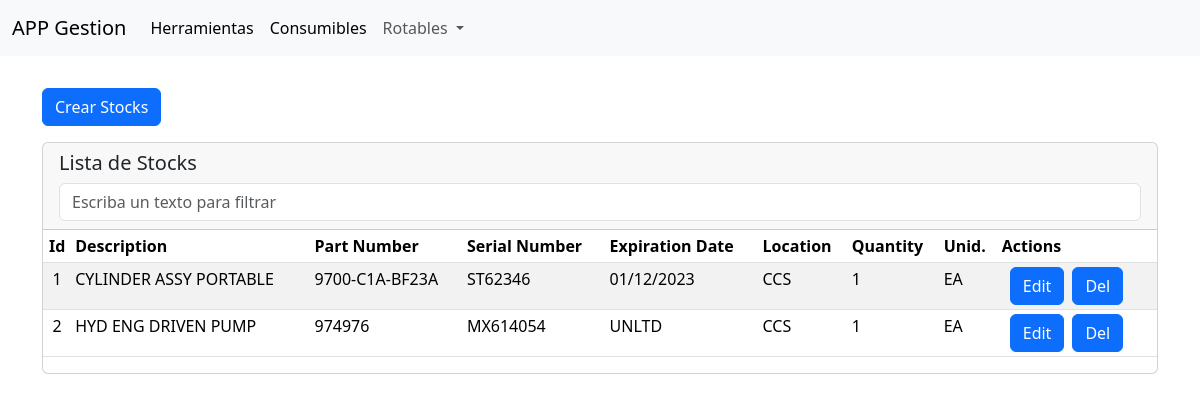
/stocks/stocks_list, run on the app's committed database.
### app/backend/models/rotables.py (models this page shows, shortened)
class BaseModel(db.Model):
    __abstract__ = True  # Esto indica que esta clase no debe crearse como tabla en la base de datos
    id = db.Column(db.Integer, primary_key=True)
    description = db.Column(db.String(128), nullable=True)
    part_num = db.Column(db.String(128), nullable=False)
    serial_num = db.Column(db.String(32), nullable=False)
    expiration_date = db.Column(db.String(16), nullable=False)
    location = db.Column(db.String(8), nullable=False)
    quantity = db.Column(db.String(8), nullable=True)
    type_quantity = db.Column(db.String(16), nullable=True)
    def to_dict(self):
        return {
            'id': self.id,
            'description': self.description,
            'part_num': self.part_num,
            'serial_num': self.serial_num,
            'expiration': self.expiration_date,
            'location': self.location,
            'quantity': self.quantity,
            'type_quantity': self.type_quantity,
        }

class Stock(BaseModel):
    __tablename__ = 'stocks'  # Nombre de la tabla en la base de datos

### app/backend/web_endpoints/rotables/routes_stock.py (the view)
@bp.route('/stocks_list', methods=['GET'])
def stocks_list():
    mgr = MgrdbRotablesStock()
    all_list = mgr.get_all()
    stocks_dict = [stock.to_dict() for stock in all_list]
    vargs = RotableVARGS()
    vargs.table_name = "Lista de Stocks"
    vargs.table_id = "table_stocks"
    vargs.search_box = "search_stocks"
    return render_template(
        'wp_stocks_list.html',
        datadict=stocks_dict,
        vargs=vargs,
        form_url="stocks.stocks_form",
        del_url="stocks.stocks_delete",
        type_rotable_tittle="Stocks"
    )

### app/backend/managers/MgrdbBase.py (called while the page is built)
    def get_all(self):
        return self.model.query.all()

### app/frontend/templates/wp_stocks_list.html (shortened to what this page needs)
{% extends 'base.html' %}
{% from 'macro_stocks.jinja2' import macro_list_stocks_model with context %}
{% from 'macro_buttons.jinja2' import button_create_entity with context %}
{% set table_id = vargs.table_id %}
{% set search_box = vargs.search_box %}
{% set title_button = "Crear " + type_rotable_tittle %}
{% set id_button = "crear_" + type_rotable_tittle + "_button" %}
{% block content %}
<div class="container mt-3 mb-3">
    {{ button_create_entity(form_url, title_button, id_button) }}
</div>
{{ macro_list_stocks_model(datadict, vargs, form_url, del_url) }}
{% endblock %}

### app/frontend/macros/macro_stocks.jinja2 (shortened to what this page needs)
{% from 'macro_buttons.jinja2' import button_edit_entity %}
{% from 'macro_buttons.jinja2' import button_delete_entity %}
{% macro macro_list_stocks_model(datadict, vargs, form_url=none, delete_url=none) %}
<div class="container">
    <div class="card">
      <div class="card-header">
        <div>
          <h5 class="">{{vargs.table_name}}</h5>
        </div>
        <div class="d-flex">
          <input class="form-control flex-grow-1" type="text" id="{{vargs.search_box}}" placeholder="Escriba un texto para filtrar">
        </div>
      </div>
      <div class="table-responsive">
          <table class="table table-striped table-sm" id="{{vargs.table_id}}">
              <thead>
                  <th class="text-center">{{ vargs.id }}</th>
                  <th>{{ vargs.description }}</th>
                  <th>{{ vargs.part_num }}</th>
                  <th>{{ vargs.serial_num }}</th>
                  <th>{{ vargs.expiration }}</th>
                  <th>{{ vargs.location }}</th>
                  <th>{{ vargs.quantity }}</th>
                  <th>{{ vargs.type_quantity }}</th>
                  <th>Actions</th>
              </thead>
              <tbody>
                  {% for data in datadict %}
                  {% set id_edit_button = "edit_rotable_" + data.id|string %}
                  {% set id_del_button = "del_rotable_" + data.id|string %}
                  <tr>
                    <td class="text-center">{{ data.id }}</td>
                    <td>{{ data.description }}</td>
                    <td>{{ data.part_num }}</td>
                    <td>{{ data.serial_num }}</td>
                    <td>{{ data.expiration }}</td>
                    <td>{{ data.location }}</td>
                    <td>{{ data.quantity }}</td>
                    <td>{{ data.type_quantity }}</td>
                    <td>
                        <div class="d-flex mx-1">
                            <div class="mx-1">
                                {{ button_edit_entity(form_url, data.id, id_edit_button) }}
                            </div>
                            <div class="mx-1">
                                {{ button_delete_entity(delete_url, data.id, id_del_button) }}
                            </div>
                        </div>
                    </td>
                  </tr>
                  {% endfor %}
              </tbody>
          </table>
      </div>
    </div>
  </div>
{% endmacro %}

### app/frontend/macros/macro_buttons.jinja2 (shortened to what this page needs)
{% macro button_create_entity(url, title, id_botton) %}
<a id="boton{{ id_botton }}" class="btn btn-primary mt-3" role="button"
    title="{{ title }}"
    alt="{{ title }}"
    href="{{ url_for(url) }}"
    data-href="{{ url }}"
    data-disable-loading="true">
     {{ title }}
</a>
{% endmacro %}
{% macro button_edit_entity(url, id_entity, id_botton) %}
<a id="boton{{ id_botton }}" class="btn btn-primary" role="button"
    title="edit"
    alt="edit"
    href="{{ url_for(url, id=id_entity) }}"
    data-href="{{ url }}"
    data-disable-loading="true">
     Edit
</a>
{% endmacro %}
{% macro button_delete_entity(url, id_entity, id_botton) %}
<a id="boton{{ id_botton }}" class="btn btn-primary" role="button"
    title="edit"
    alt="edit"
    href="{{ url_for(url, id=id_entity) }}"
    data-href="{{ url }}"
    data-disable-loading="true">
     Del
</a>
{% endmacro %}

### data on the page
Stock: id "1", description "CYLINDER ASSY PORTABLE", part_num "9700-C1A-BF23A", serial_num "ST62346", expiration "01/12/2023", location "CCS", quantity "1", type_quantity "EA"
Stock: id "2", description "HYD ENG DRIVEN PUMP", part_num "974976", serial_num "MX614054", expiration "UNLTD", location "CCS", quantity "1", type_quantity "EA"

### other printed values
{{ title }} "Crear Stocks"
{{ vargs.table_name }} "Lista de Stocks"
{{ vargs.id }} "Id"
{{ vargs.description }} "Description"
{{ vargs.part_num }} "Part Number"
{{ vargs.serial_num }} "Serial Number"
{{ vargs.expiration }} "Expiration Date"
{{ vargs.location }} "Location"
{{ vargs.quantity }} "Quantity"
{{ vargs.type_quantity }} "Unid."
